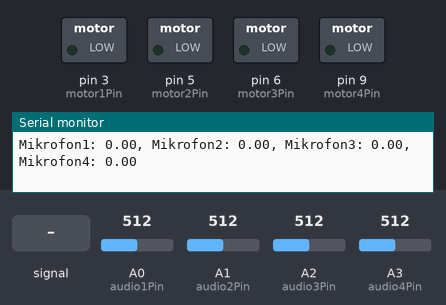
Recording of a sketch running on a simulated Arduino Uno, built with avr-gcc and run on an emulated ATmega328P. On the bench: switched loads named in the sketch (green lamp = pin HIGH), the last lines printed to the serial monitor. Inputs (shaded band) come from the test bench; at power-on: A1 (audio2Pin) = 512, A0 (audio1Pin) = 512, A2 (audio3Pin) = 512, A3 (audio4Pin) = 512.

Above: at 1.2 s.
1.3 s: A0 (audio1Pin) fed a 2 Hz sine of ±306 counts around its level
At 1.58 s:
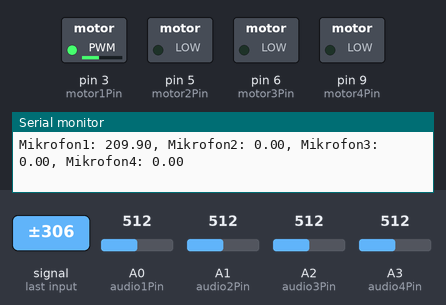
4.3 s: A1 (audio2Pin) fed a 200 Hz sine of ±460 counts around its level
At 5.4 s:
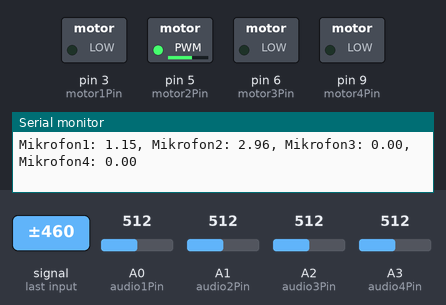
7.3 s: A2 (audio3Pin) fed a 2 Hz sine of ±306 counts around its level
At 9.3 s:
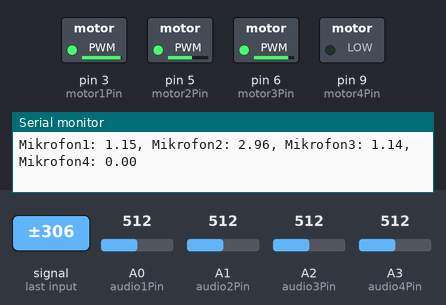
10.0 s: A3 (audio4Pin) fed a 2 Hz sine of ±306 counts around its level
At 12.3 s:
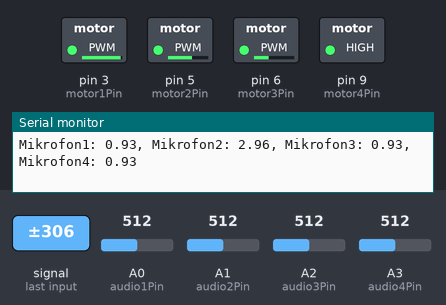
13.0 s: A1 (audio2Pin) set to 716
At 13.32 s:
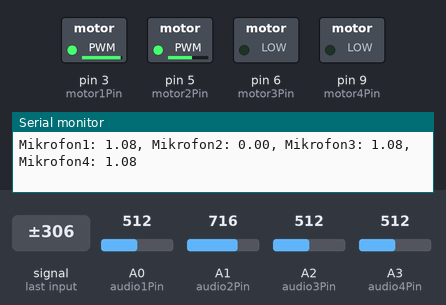
16.0 s: A0 (audio1Pin) set to 716
At 16.9 s:
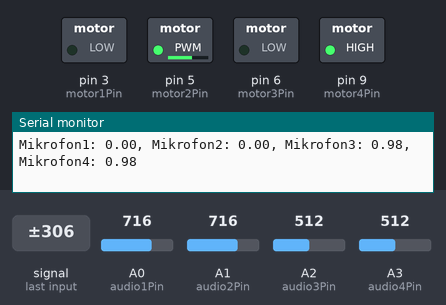
Timing chart, 0 to 28.0 s (numbered marks = the images above; inputs shaded):
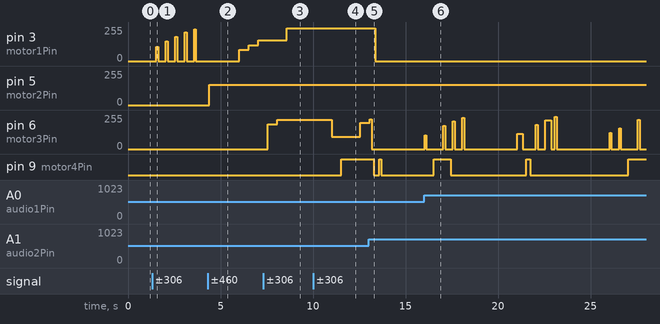

The sketch:

sketch_intelligenter_fahrradhelm.ino
```cpp
const int audio1Pin = 0;  // Mikrofon1 an Pin A0
const int motor1Pin = 3;  // Vibrationsmotor1 an Pin3
const int audio2Pin = 1;  // Mikrofon2 an Pin A1
const int motor2Pin = 5;  // Vibrationsmotor2 an Pin5
const int audio3Pin = 2;  // Mikrofon3 an Pin A2
const int motor3Pin = 6;  // Vibrationsmotor3 an Pin6
const int audio4Pin = 3;  // Mikrofon4 an Pin A3
const int motor4Pin = 9;  // Vibrationsmotor4 an Pin9

const int MOTOR_INTENSITY = 1024;  // Variable für die maximale Motorintensität
const int THRESHOLD_VOLTAGE= 2.5;  // Variable für den Schwellenwert

const int sampleWindow = 100; // Abtastfenster in Millisekunden (ms)
unsigned int sample1; // Aktueller Messwerte der Frequenzwellen
unsigned int sample2;
unsigned int sample3;
unsigned int sample4;

void setup() {
  Serial.begin(115200);  // Baudrate wird definiert
  // Ausgänge werden definiert
  pinMode(motor1Pin, OUTPUT);
  pinMode(motor2Pin, OUTPUT);
  pinMode(motor3Pin, OUTPUT);
  pinMode(motor4Pin, OUTPUT);
}

void loop() {  // Folgende Variablen werden jedes Mal, wenn die loop()-Schleife von vorne beginnt, neu deklariert
  unsigned long start = millis();  // Start des Abtastfensters
  unsigned int peakToPeak1 = 0;     // Deklarieren der Peak-to-peak Level
  unsigned int peakToPeak2 = 0;
  unsigned int peakToPeak3 = 0;
  unsigned int peakToPeak4 = 0;

  unsigned int signalMax1 = 0;
  unsigned int signalMin1 = 1024;
  unsigned int signalMax2 = 0;
  unsigned int signalMin2 = 1024;
  unsigned int signalMax3 = 0;
  unsigned int signalMin3 = 1024;
  unsigned int signalMax4 = 0;
  unsigned int signalMin4 = 1024;

  // Sammeln von Messwerten für n Millisekunden
  while (millis() - start < sampleWindow) {
    sample1 = analogRead(audio1Pin);
    if (sample1 < 1024)  // Das ist Maximum des 10-bit ADC. Deshalb enthält der loop-Teil alle Sensorabfragen
    {
      if (sample1 > signalMax1) {
        signalMax1 = sample1;  // Speichern des Höchstwerts
      } else if (sample1 < signalMin1) {
        signalMin1 = sample1;  // Speichern des Mindestwerts
      }
    }

    sample2 = analogRead(audio2Pin);
    if (sample2 < 1024)  // Das ist Maximum des 10-bit ADC. Deshalb enthält der loop-Teil alle Sensorabfragen
    {
      if (sample2 > signalMax2) {
        signalMax2 = sample2;  // Speichern des Höchstwerts
      } else if (sample2 < signalMin2) {
        signalMin2 = sample2;  // Speichern des Mindestwerts
      }
    }

    sample3 = analogRead(audio3Pin);
    if (sample3 < 1024)  // Das ist Maximum des 10-bit ADC. Deshalb enthält der loop-Teil alle Sensorabfragen
    {
      if (sample3 > signalMax3) {
        signalMax3 = sample3;  // Speichern des Höchstwerts
      } else if (sample3 < signalMin3) {
        signalMin3 = sample3;  // Speichern des Mindestwerts
      }
    }

    sample4 = analogRead(audio4Pin);
    if (sample4 < 1024)  // Das ist Maximum des 10-bit ADC. Deshalb enthält der loop-Teil alle Sensorabfragen
    {
      if (sample4 > signalMax4) {
        signalMax4 = sample4;  // Speichern des Höchstwerts
      } else if (sample4 < signalMin4) {
        signalMin4 = sample4;  // Speichern des Mindestwerts
      }
    }

  }
  peakToPeak1 = signalMax1 - signalMin1;        // Höchstwert - Mindestwert = Peak-to-peak-Amplitude
  double volts1 = (peakToPeak1 * 3.3) / 1024;  // Änderung zu Spannungswert
  peakToPeak2 = signalMax2 - signalMin2;        // Höchstwert - Mindestwert = Peak-to-peak-Amplitude
  double volts2 = (peakToPeak2 * 3.3) / 1024;  // Änderung zu Spannungswert
  peakToPeak3 = signalMax3 - signalMin3;        // Höchstwert - Mindestwert = Peak-to-peak-Amplitude
  double volts3 = (peakToPeak3 * 3.3) / 1024;  // Änderung zu Spannungswert
  peakToPeak4 = signalMax4 - signalMin4;        // Höchstwert - Mindestwert = Peak-to-peak-Amplitude
  double volts4 = (peakToPeak4 * 3.3) / 1024;  // Änderung zu Spannungswert

  // Folgender Bereich soll das durchgehende Vibrieren der Vibrationsmotoren vermeiden
  int motorPin = motor1Pin;
  double maximum_volts = volts1;

  if(volts2 > maximum_volts)
  {
    motorPin = motor2Pin;
    maximum_volts = volts2;
  }

  if(volts3 > maximum_volts)
  {
    motorPin = motor3Pin;
    maximum_volts = volts3;
  }

  if(volts4 > maximum_volts)
  {
    motorPin = motor4Pin;
    maximum_volts = volts4;
  }


  if(maximum_volts > THRESHOLD_VOLTAGE)
  {
    analogWrite(motorPin, MOTOR_INTENSITY * (maximum_volts / 3.3));
  }
  else
  {
    analogWrite(motorPin, 0);
  }
  // Ausgabe der Mikrofonmesswerte am seriellen Monitor
  Serial.println(" ");
  Serial.print("Mikrofon1: ");
  Serial.print(volts1);
  Serial.print(", Mikrofon2: ");
  Serial.print(volts2);
  Serial.print(", Mikrofon3: ");
  Serial.print(volts3);
  Serial.print(", Mikrofon4: ");
  Serial.print(volts4);
}
```

Measured:
- after the input at 1.3 s, pin 3 (motor1Pin): 0/255 → 108/255 after 0.23 s, → 0/255 0.10 s later, → 147/255 0.41 s later, → 0/255 0.10 s later, … (10 changes in this stretch)
- after the input at 4.3 s, pin 5 (motor2Pin): 0/255 → 152/255 after 0.09 s
- after the input at 7.3 s, pin 6 (motor3Pin): 0/255 → 187/255 after 0.25 s, → 218/255 0.51 s later
- after the input at 10.0 s, pin 9 (motor4Pin): LOW → HIGH after 1.5 s
- after the input at 13.0 s, pin 3 (motor1Pin): 245/255 → 0/255 after 0.37 s; pin 9 (motor4Pin): HIGH → LOW after 0.27 s, → HIGH 0.31 s later, → LOW 0.10 s later
- after the input at 16.0 s, pin 3 (motor1Pin): stops changing and stays 0/255
